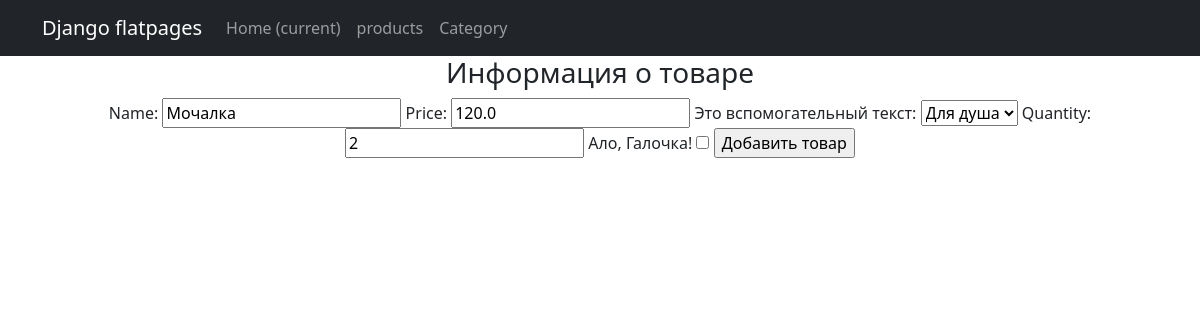
/products/create/3, run on the app's committed database.
### simpleapp/models.py (models this page shows, shortened)
class Product(models.Model):
    name = models.CharField(max_length=200)
    price = models.FloatField(validators=[MinValueValidator(0.0, 'Price should be >= 0.0')])
    quantity = models.IntegerField(validators=[MinValueValidator(0, 'Quantity should be >= 0')])
    category = models.ForeignKey('Category', on_delete=models.CASCADE, verbose_name=pgettext_lazy('help text for Products model', 'This is the help text'))
    description = models.CharField(max_length=200)

class Category(models.Model):
    name = models.CharField(max_length=200, help_text=_('category name'))
    def __str__(self):
        return f'{self.name}'

### simpleapp/views.py (the view)
# urls.py: path('create/<int:pk>', ProductUpdateView.as_view(), name='product_update'),
class ProductUpdateView(UpdateView, LoginRequiredMixin):
    template_name = 'product_create.html'
    form_class = ProductForm
    login_required = ('product_update')
    def get_object(self, **kwargs):
        id = self.kwargs.get('pk')
        return Product.objects.get(pk=id)

### simpleapp/forms.py
class ProductForm(ModelForm):
    check_box = BooleanField(label='Ало, Галочка!')  # добавляем галочку, или же true-false поле
    class Meta:
        model = Product
        fields = ['name', 'price', 'category', 'quantity',
                  'check_box']  # не забываем включить галочку в поля, иначе она не будет показываться на странице!

### simpleapp/templates/product_create.html (shortened to what this page needs)
{% extends 'flatpages/default.html' %}
{% block content %}
<h3>Информация о товаре</h3>
<form method="POST">
    {{ form }}
    <input type="submit" value="Добавить товар">
</form>
{% endblock content %}

### data on the page
Product: name "Мочалка", price "120.0", category "Для душа", quantity "2"
